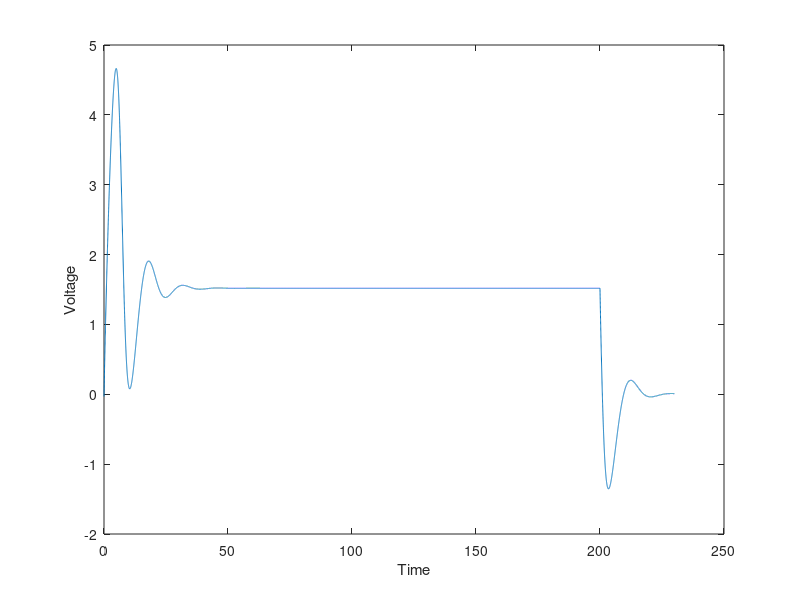

This figure's MATLAB source:
%% Integration of Hodgkin--Huxley equations with Euler method
  clear; clf;
%% Setting parameters
 % Maximal conductances (in units of mS/cm^2); 1=K, 2=Na, 3=R
  g(1)=36; g(2)=120; g(3)=0.3;
 % Battery voltage ( in mV); 1=n, 2=m, 3=h
  E(1)=-12; E(2)=115; E(3)=10.613;
 % Initialization of some variables
  I_ext=0; V=-10; x=zeros(1,3); x(3)=1; t_rec=0;
 % Time step for integration
    dt=0.01;
%% Integration with Euler method   
% note the time unit here is in ms. 
% Note that the resting membrane potential is 0, so the Vm will start at -10 mv 
% and ramp up to 0 mv even without stimulation
  for t=-30:dt:230
     if t==0; I_ext=2; end  % turns external current on at t=0
     if t==200; I_ext=0; end   % turns external current off at t=200
  % alpha functions used by Hodgkin-and Huxley
     Alpha(1)=(10-V)/(100*(exp((10-V)/10)-1));
     Alpha(2)=(25-V)/(10*(exp((25-V)/10)-1));
     Alpha(3)=0.07*exp(-V/20);
  % beta functions used by Hodgkin-and Huxley
     Beta(1)=0.125*exp(-V/80);
     Beta(2)=4*exp(-V/18);
     Beta(3)=1/(exp((30-V)/10)+1);
  % tau_x and x_0 (x=1,2,3) are defined with alpha and beta
     tau=1./(Alpha+Beta);
     x_0=Alpha.*tau;
  % leaky integration with Euler method  -- you can add noise here.
     x=(1-dt./tau).*x+dt./tau.*x_0;
  % calculate actual conductances g with given n, m, h
     gnmh(1)=g(1)*x(1)^4;
     gnmh(2)=g(2)*x(2)^3*x(3);
     gnmh(3)=g(3);
  % Ohm's law
     I=gnmh.*(V-E);
  % update voltage of membrane
     V=V+dt*(I_ext-sum(I));
  % record some variables for plotting after equilibration
     if t>=0;
          t_rec=t_rec+1;
          x_plot(t_rec)=t;
          y_plot(t_rec)=V;
     end
  end  % time loop
%% Plotting results
  plot(x_plot,y_plot); xlabel('Time'); ylabel('Voltage');
